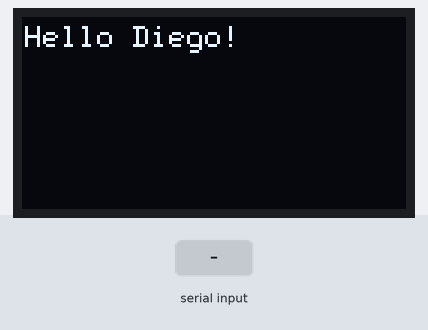
Simulated run of this sketch. Board: ESP32. Parts: 128×64 one-colour display. The inputs (shaded band) are chosen by the test bench. Nothing arrives over Bluetooth unless stated; what the sketch prints to the serial monitor is not drawn.

Above: at 3.2 s.
3.3 s: "encendido\n" received over the second serial link
At 6.4 s:
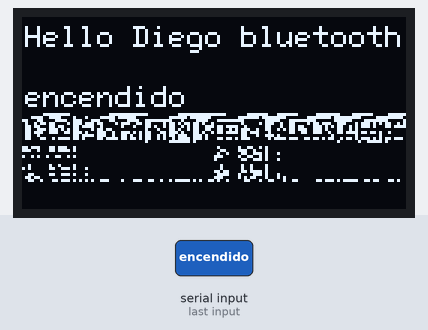
8.6 s: "1\n" received over the second serial link
At 10.6 s:
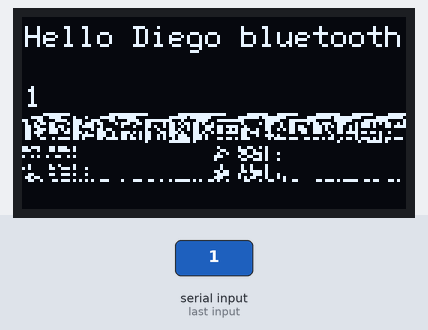
Timing chart, 0 to 12.1 s (numbered marks = the images above; inputs shaded):
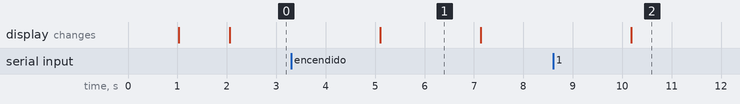

The sketch:

HelloWorld.ino
```cpp
#include <Arduino.h>
#include <U8g2lib.h>
#include "BluetoothSerial.h"

#ifdef U8X8_HAVE_HW_SPI
#include <SPI.h>
#endif
#ifdef U8X8_HAVE_HW_I2C
#include <Wire.h>
#endif

U8G2_SH1107_64X128_F_SW_I2C u8g2(U8G2_R1, /* clock=*/SCL, /* data=*/SDA, /* reset=*/U8X8_PIN_NONE);

#if !defined(CONFIG_BT_ENABLED) || !defined(CONFIG_BLUEDROID_ENABLED)
#error Bluetooth is not enabled! Please run `make menuconfig` to and enable it
#endif

BluetoothSerial SerialBT;

#define LOGO_BLUETOOTH_HEIGHT 32
#define LOGO_BLUETOOTH_WIDTH 23

static const unsigned char PROGMEM logoBluetooth[] =
    {
        B00000001, B11111111, B00000000, //        #########
        B00000111, B11111111, B11000000, //      #############
        B00001111, B11111111, B11110000, //     ################
        B00011111, B11000111, B11110000, //    #######   #######
        B00111111, B11000011, B11111000, //   ########    #######
        B00111111, B11000001, B11111100, //   ########     #######
        B01111111, B11000000, B11111100, //  #########      ######
        B01111111, B11000000, B01111100, //  #########       #####
        B01111111, B11000100, B00111100, //  #########   #    ####
        B01110001, B11000110, B00011110, //  ###   ###   ##    ####
        B01110000, B11000110, B00011110, //  ###    ##   ##    ####
        B01111000, B01000100, B00111110, //  ####    #   #    #####
        B11111100, B00000000, B01111110, // ######           ######
        B11111110, B00000000, B11111110, // #######         #######
        B11111111, B00000001, B11111110, // ########       ########
        B11111111, B10000011, B11111110, // #########     #########
        B11111111, B10000011, B11111110, // #########     #########
        B11111111, B00000001, B11111110, // ########       ########
        B11111110, B00000000, B11111110, // #######         #######
        B11111100, B00000000, B01111110, // ######           ######
        B01111000, B01000100, B00111110, //  ####    #   #    #####
        B01110000, B11000110, B00011110, //  ###    ##   ##    ####
        B01110001, B11000110, B00011110, //  ###   ###   ##    ####
        B01111111, B11000100, B00111100, //  #########   #    ####
        B01111111, B11000000, B01111100, //  #########       #####
        B01111111, B11000000, B11111100, //  #########      ######
        B00111111, B11000001, B11111100, //   ########     #######
        B00111111, B11000011, B11111000, //   ########    #######
        B00011111, B11000111, B11110000, //    #######   #######
        B00001111, B11111111, B11110000, //     ################
        B00000111, B11111111, B11000000, //      #############
        B00000001, B11111111, B00000000, //        #########
};


void setup()
{
  Serial.begin(115200);
  delay(1000);
  u8g2.begin();
  SerialBT.begin("Kawasaki");
  Serial.println("Aranque");
  delay(1000);
}

void loop()
{
  u8g2.clearBuffer();                  // clear the internal memory
  u8g2.setFont(u8g2_font_6x12_tr);     // choose a suitable font
  u8g2.drawStr(1, 10, "Hello Diego!"); // write something to the internal memory
  u8g2.sendBuffer();                   // transfer internal memory to the display
  delay(500);
  if (SerialBT.available())
  {
    u8g2.clearBuffer();                  // clear the internal memory
    u8g2.drawStr(1, 10, "Hello Diego bluetooth!"); // write something to the internal memory
    String Valor = SerialBT.readStringUntil('\n');
    Serial.println(Valor);
    u8g2.setCursor(1, 30);
    u8g2.print(Valor);
    if (Valor == "encendido"){
      u8g2.setCursor(1, 40);
      u8g2.print("Igual");
    } else {
      u8g2.setCursor(1, 40);
      u8g2.print("Diferente");
    }
    u8g2.drawBitmap(0, 32, LOGO_BLUETOOTH_HEIGHT, LOGO_BLUETOOTH_WIDTH,  logoBluetooth);
    u8g2.sendBuffer();
  }
  delay(2000);
}
```

Measured:
- after the input at 3.3 s, the display: changes after 1.8 s (image 1)
- after the input at 8.6 s, the display: changes after 1.6 s (image 2)
- what the display in image 1 shows lasts 2.0 s, from 5.1 s to 7.1 s
